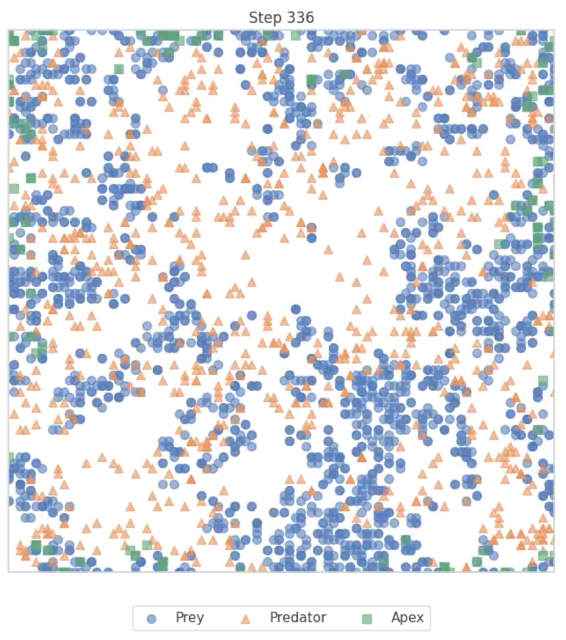
#> input picture examples/space_apex.png, 1132 x 1280 px (shown at 1/2 size)
$ python -i summary_plots.py   (imports and definitions only)
#> lines starting #> are read from the running program, lines starting #| are printed output that depends on the picture
### configs.py
import numpy as np

depth = 50
space = np.linspace(0.1, 1, depth)
space_100 = np.linspace(0, 100, depth)
space_lethality = np.linspace(0, 1, depth)


def create_space():
    x = space
    return np.array(np.meshgrid(x, x)).reshape(2, -1).T


# models configs

configs = {
    "Scenario-0": {
        "name": "Scenario-0",
        "description": "Baseline model with mesopredator and prey",
        "data_path": "output/experiments/results/scenario-0_results.csv",
        "status": "complete",
        "append": True,
        "n_models": 1,
        "populations": ["Prey", "Predator"],
        "variables": ["s_breed", "f_breed"],
        "models": ["Baseline"],
        "vars": create_space(),
        "models_config": [
            {
                "description": "lv",
                "params": {"model": "lv", "apex": 0, "super": 0},
            }
        ],
    },
    "Scenario-1": {
        "name": "Scenario-1",
        "description": "Apex predator targets mesopredator",
        "data_path": "output/experiments/results/scenario-1_results.csv",
        "status": "complete",
        "append": True,
        "n_models": 1,
        "steps": 1000,
        "populations": ["Prey", "Predator", "Apex"],
        "variables": ["s_breed", "f_breed"],
        "models": ["Apex predator"],
        "vars": create_space(),
        "models_config": [
            {
                "description": "apex",
                "params": {"model": "apex", "apex": 500, "super": 0, "a_target": 2},
            },
        ],
    },
    "Scenario-8": {
        "name": "Scenario-8",
        "description": "Apex predator targets both prey and mesopredator",
        "data_path": "output/experiments/results/scenario-8_results.csv",
        "status": "complete",
        "append": True,
        "n_models": 1,
        "populations": ["Prey", "Predator", "Apex"],
        "variables": ["s_breed", "f_breed"],
        "models": ["Apex predator"],
        "vars": create_space(),
        "models_config": [
            {
                "description": "apex",
                "params": {
                    "model": "apex",
                    "apex": 500,
                    "super": 0,
                    "a_target": "Both",
                    "f_apex_risk": True,
                },
            },
        ],
    },
    "Test-1": {
        "name": "Test-1",
        "description": "Effect of handling limit on mesopredator",
        "data_path": "output/experiments/results/test-1_results.csv",
        "status": "complete",
        "n_models": 1,
        "populations": ["Prey", "Predator"],
        "variables": ["s_max"],
        "n_params": 50,
        "models": ["LV"],
        "vars": space_100,
        "models_config": [
            {
                "params": {
                    "model": "lv",
                    "apex": 0,
                    "super": 0,
                    "predator": 500,
                    "prey": 500,
                    "params": ["s_max"],
                }
            }
        ],
        "model_prefix": "lv",
    },
    "Test-2": {
        "name": "Test-2",
        "description": "Effect of handling limit on specialist apex predator",
        "data_path": "output/experiments/results/test-2_results.csv",
        "status": "complete",
        "n_models": 1,
        "populations": ["Prey", "Predator", "Apex"],
        "variables": ["a_max"],
        "n_params": 50,
        "models": ["Apex"],
        "vars": space_100,
        "models_config": [
            {
                "params": {
                    "model": "apex",
                    "migrate": False,
                    "apex": 500,
                    "super": 0,
                    "a_target": 2,
                    "predator": 500,
                    "prey": 500,
                    "params": ["a_max"],
                }
            }
        ],
        "model_prefix": "apex",
    },
    "Test-3": {
        "name": "Test-3",
        "description": "Varying birth rates of specialist apex predator",
        "data_path": "output/experiments/results/test-3_results.csv",
        "status": "complete",
        "n_models": 1,
        "n_params": 50,
        "populations": ["Prey", "Predator", "Apex"],
        "variables": ["a_breed"],
        "models": ["Apex"],
        "vars": space,
        "models_config": [
            {
                "params": {
                    "model": "apex",
                    "migrate": False,
                    "a_target": 2,
                    "apex": 500,
                    "super": 0,
                    "predator": 500,
                    "prey": 500,
                    "params": ["a_breed"],
                }
            }
        ],
    },
    "Test-4": {
        "name": "Test-4",
        "description": "Varying lattice size and local saturation of prey for LV model",
        "data_path": "output/experiments/results/test-4_results.csv",
        "status": "complete",
        "n_models": 4,
        "n_params": 4,
        "populations": ["Prey"],
        "variables": ["f_max"],
        "models": [r"$L^{2}$ = 10", r"$L^{2}$ = 20", r"$L^{2}$ = 50", r"$L^{2}$ = 100"],
        "reps": 5,
        "steps": 500,
        "vars": None,
        "append": True,
        "models_config": [
            {
                "params": {
                    "width": l,
                    "height": l,
                    "f_max": f,
                    "model": "lv",
                    "apex": 0,
                    "super": 0,
                    "predator": 0,
                    "prey": 2000,
                    "params": ["f_max"],
                }
            }
            for l in [10, 20, 50, 100]  # noqa: E741
            for f in [1, 2, 5, 10]
        ],
    },
    "Test-5": {
        "name": "Test-5",
        "description": "Varying lethality of mesopredator",
        "data_path": "output/experiments/results/test-5_results.csv",
        "status": "complete",
        "n_models": 1,
        "steps": 1000,
        "n_params": 50,
        "reps": 5,
        "populations": ["Prey", "Predator"],
        "variables": ["s_lethality"],
        "models": ["LV"],
        "vars": space_lethality,
        "models_config": [
            {
                "params": {
                    "model": "lv",
                    "apex": 0,
                    "super": 0,
                    "predator": 500,
                    "prey": 2000,
                    "params": ["s_lethality"],
                }
            }
        ],
    },
    "Test-6": {
        "name": "Test-6",
        "description": "Specialist Apex predator lethality",
        "data_path": "output/experiments/results/test-6_results.csv",
        "status": "complete",
        "n_models": 1,
        "n_params": 20,
        "steps": 1000,
        "populations": ["Prey", "Predator", "Apex"],
        "variables": ["a_lethality"],
        "models": ["Apex"],
        "append": True,
        "vars": np.linspace(0, 1, 20),
        "models_config": [
            {
                "params": {
                    "model": "apex",
                    "migrate": False,
                    "apex": 500,
                    "a_target": 2,
                    "super": 0,
                    "predator": 500,
                    "prey": 500,
                    "params": ["a_lethality"],
                }
            }
        ],
    },
    "Test-7": {
        "name": "Test-7",
        "description": "Effect of starting density on model dynamics",
        "data_path": "output/experiments/results/test-7_results.csv",
        "status": "complete",
        "reps": 10,
        "steps": 1000,
        "n_models": 1,
        "n_params": None,
        "populations": ["Prey", "Predator", "Apex", "Super"],
        "variables": [],
        "models": None,
        "vars": None,
        "append": True,
        "models_config": [
            {
                "params": {
                    "prey": p,
                    "predator": pr,
                    "apex": a,
                    "super": s,
                    "model": "lv",
                    "migrate": False,
                }
            }
            for p in [100, 500, 1000, 2000, 5000]
            for pr in [100, 500, 1000, 2000, 5000]
            for a in [0, 100, 500, 1000, 2000]
            for s in [0, 100, 500, 1000, 2000]
        ],  # 625 combinations
    },
    "Test-8": {
        "name": "Test-8",
        "description": "Effect of handling limit on generalist apex predator",
        "data_path": "output/experiments/results/test-8_results.csv",
        "status": "complete",
        "n_models": 1,
        "populations": ["Prey", "Predator", "Apex"],
        "variables": ["a_max"],
        "n_params": 50,
        "models": ["Apex"],
        "vars": space_100,
        "models_config": [
            {
                "params": {
                    "model": "apex",
                    "a_target": "Both",
                    "f_apex_risk": True,
                    "migrate": False,
                    "s_breed": 0.3,
                    "apex": 500,
                    "super": 0,
                    "predator": 500,
                    "prey": 500,
                    "params": ["a_max"],
                }
            }
        ],
        "model_prefix": "apex",
    },
    "Test-9": {
        "name": "Test-9",
        "description": "Varying birth rates of generalist apex predator",
        "data_path": "output/experiments/results/test-9_results.csv",
        "status": "complete",
        "n_models": 1,
        "n_params": 50,
        "populations": ["Prey", "Predator", "Apex"],
        "variables": ["a_breed"],
        "models": ["Apex"],
        "vars": space,
        "models_config": [
            {
                "params": {
                    "model": "apex",
                    "a_target": "Both",
                    "f_apex_risk": True,
                    "migrate": False,
                    "s_breed": 0.3,
                    "apex": 500,
                    "super": 0,
                    "predator": 500,
                    "prey": 500,
                    "params": ["a_breed"],
                }
            }
        ],
    },
    "Test-10": {
        "name": "Test-10",
        "description": "Generalist Apex predator lethality",
        "data_path": "output/experiments/results/test-10_results.csv",
        "status": "complete",
        "n_models": 1,
        "n_params": 20,
        "steps": 1000,
        "populations": ["Prey", "Predator", "Apex"],
        "variables": ["a_lethality"],
        "models": ["Apex"],
        "append": True,
        "vars": np.linspace(0, 1, 20),
        "models_config": [
            {
                "params": {
                    "model": "apex",
                    "a_target": "Both",
                    "f_apex_risk": True,
                    "migrate": False,
                    "s_breed": 0.3,
                    "apex": 500,
                    "super": 0,
                    "predator": 500,
                    "prey": 500,
                    "params": ["a_lethality"],
                }
            }
        ],
    },
}

configs_b = {
    f"Scenario-{i + 1}": {
        "name": f"Scenario-{i + 1}",
        "description": "Varying the target and lethality of superpredators",
        "data_path": f"output/experiments/results/scenario-{i + 1}_results.csv",
        "status": "complete",
        "append": True,
        "n_models": 1,
        "populations": ["Prey", "Predator", "Super"],
        "variables": ["s_breed", "f_breed"],
        "models": [f"{lethality} -> {target}"],
        "vars": create_space(),
        "models_config": [
            {
                "params": {
                    "model": "super",
                    "super": 100,
                    "super_target": t,
                    "super_lethality": l,
                }
            }
        ],
    }
    for i, (lethality, l, target, t) in enumerate(  # noqa: E741
        (
            (lethality, l, target, t)
            for lethality, l in {"Non-lethal": 0, "Lethal": 1}.items()  # noqa: E741
            for target, t in {"Prey": "1", "Predator": "2", "Both": "Both"}.items()
        ),
        start=1,
    )
}

configs.update(configs_b)

# combined population metadata (names + colors) with backward-compatible mappings
pop_meta = {
    "Prey": {"label": "Prey", "color": "#2CF561"},
    "Predator": {"label": "Mesopredator", "color": "#2C41F5"},
    "Apex": {"label": "Apex Predator", "color": "#F5C82C"},
    "Super": {"label": "Superpredator", "color": "#F52D34"},
}

# set scenario info (label + description)
scenario_meta = {
    "Scenario-0": {"label": "0", "description": "Mesopredator consumes prey"},
    "Scenario-1": {"label": "1", "description": "Apex predator consumes mesopredator"},
    "Scenario-2": {
        "label": "6",
        "description": "Prey respond to non-lethal superpredator",
    },
    "Scenario-3": {
        "label": "7",
        "description": "Mesopredator respond to non-lethal superpredator",
    },
    "Scenario-4": {
        "label": "8",
        "description": "Both prey and mesopredator respond to non-lethal superpredator",
    },
    "Scenario-5": {"label": "3", "description": "Superpredator consumes prey"},
    "Scenario-6": {"label": "4", "description": "Superpredator consumes mesopredator"},
    "Scenario-7": {
        "label": "5",
        "description": "Superpredator consumes both prey and mesopredator",
    },
    "Scenario-8": {
        "label": "2",
        "description": "Apex predator consumes both prey and mesopredator",
    },
    "Test-1": {
        "label": "T1",
        "description": "Effect of handling limit on mesopredator",
    },
    "Test-2": {
        "label": "T2",
        "description": "Effect of handling limit on specialist apex predator",
    },
    "Test-3": {
        "label": "T3",
        "description": "Varying birth rates of specialist apex predator",
    },
    "Test-4": {
        "label": "T4",
        "description": "Varying lattice size and local saturation of prey for LV model",
    },
    "Test-5": {"label": "T5", "description": "Varying lethality of mesopredator"},
    "Test-6": {"label": "T6", "description": "Specialist Apex predator lethality"},
    "Test-7": {
        "label": "T7",
        "description": "Effect of starting density on model dynamics",
    },
    "Test-8": {
        "label": "T8",
        "description": "Effect of handling limit on generalist apex predator",
    },
    "Test-9": {
        "label": "T9",
        "description": "Varying birth rates of generalist apex predator",
    },
    "Test-10": {"label": "T10", "description": "Generalist Apex predator lethality"},
}

### functions/summary_plots.py
import polars as pl
import pandas as pd
import seaborn as sns
import numpy as np
import matplotlib.pyplot as plt
from configs import pop_meta, scenario_meta

# set style


def set_style():
    sns.set_theme(style="whitegrid", font_scale=1.3)
    plt.rcParams.update(
        {"font.size": 12, "figure.figsize": (16, 12), "figure.dpi": 300}
    )
    sns.color_palette()


# Helper functions for setting plot titles and axis labels


# [53 lines left out: functions set_plot_titles, set_plot_axis_labels, not called in this run]


# attractor plot


def plot_attractor(data, variables=["s_breed", "f_breed"]):
    set_style()

    # reduce number of rep_ids
    ids = np.array([0, 5, 10, 20, 25])
    data = data.filter(pl.col("rep_id").is_in(ids))

    s_breed = data.select(variables[0]).unique().sort(by=variables[0], descending=False)
    s_breed = s_breed.to_numpy().T.flatten()

    if variables[0] == "s_breed":
        data = data.filter(pl.col("s_breed") == s_breed[30])
        data = data.filter(pl.col("f_breed") == s_breed[20])
    else:
        s = s_breed.shape[0] // 2
        sample_space = s_breed[s]

        # filter data

        for v in variables:
            data = data.filter(pl.col(v).is_in(sample_space))

    # Remove first 400 steps

    data = data.filter(pl.col("step") > 400)

    # round s_breed and f_breed to 2 decimal places

    for v in variables:
        data = data.with_columns(
            [
                pl.col(v).round(2),
            ]
        )

    # set col_wrap if unique models are more than 2
    if data.select(pl.col("model").n_unique()).to_numpy()[0][0] > 2:
        col_wrap = 3
    elif data.select(pl.col("model").n_unique()).to_numpy()[0][0] == 2:
        col_wrap = 2
    else:
        col_wrap = 1

    # Set model names from scenario_meta

    model_mapping = {name: meta["description"] for name, meta in scenario_meta.items()}

    data = data.with_columns(pl.col("model").replace(model_mapping).alias("model"))

    plot = sns.relplot(
        data=data.select(["Predator", "Prey", "rep_id", "model", "step"]).sort(
            ["model", "rep_id", "step"]
        ),
        x="Predator",
        y="Prey",
        hue="rep_id",
        palette="Set1",
        height=7,
        aspect=1.3,
        alpha=0.5,
        col="model",
        col_wrap=col_wrap,
        legend=False,
        kind="scatter",
        marker="o",
    )

    # Set axis labels
    plot.set_axis_labels(x_var="Mesopredator", y_var="Prey")

    # set titles
    plot.set_titles(col_template=" {col_name}")

    plt.tight_layout()

    return plot


# plot phase probability


# [689 lines left out: functions plot_phase_probability, plot_bifurcation, plot_time_series, plot_max_prey, plot_power_spectrum, plot_oscillatory_time_series, not called in this run]

>>> import cv2
>>> picture = cv2.imread('../examples/space_apex.png', cv2.IMREAD_GRAYSCALE)
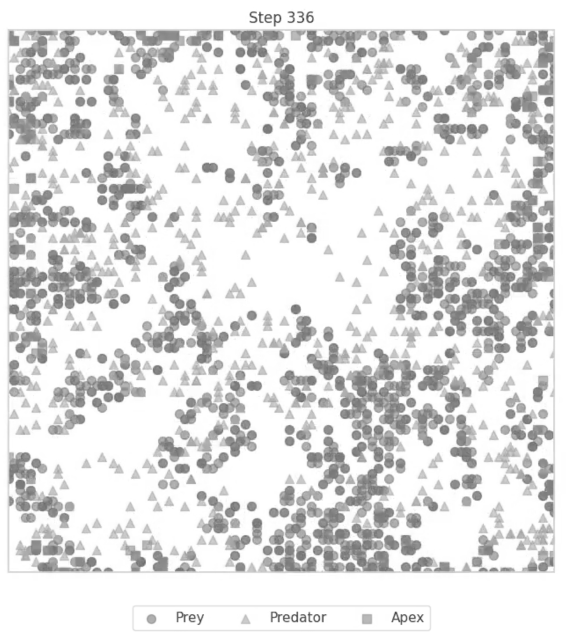
#> picture: shape (1280, 1132) (shown at 1/2 size); min 61, max 255, mean 224.6
#> (the run stopped early here; a loop or call above may not have finished)

$ run again, on examples/space_lv.png
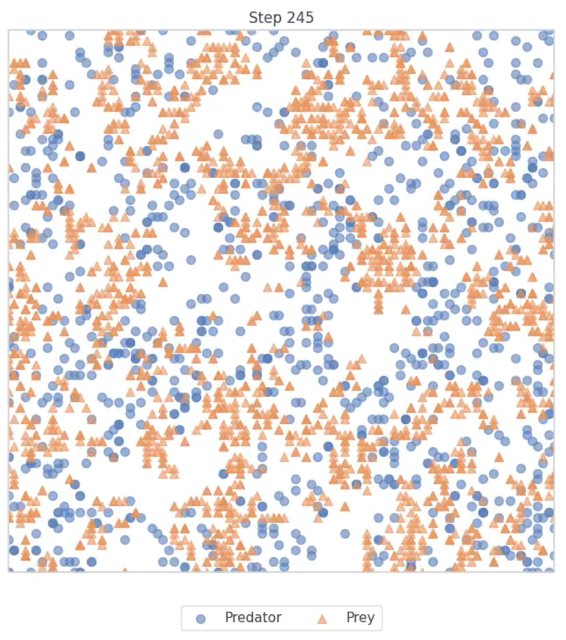
#> input picture examples/space_lv.png, 1132 x 1280 px (shown at 1/2 size)
#> `picture = cv2.imread('../examples/space_apex.png', cv2.IMREAD_GRAYSCALE)`:
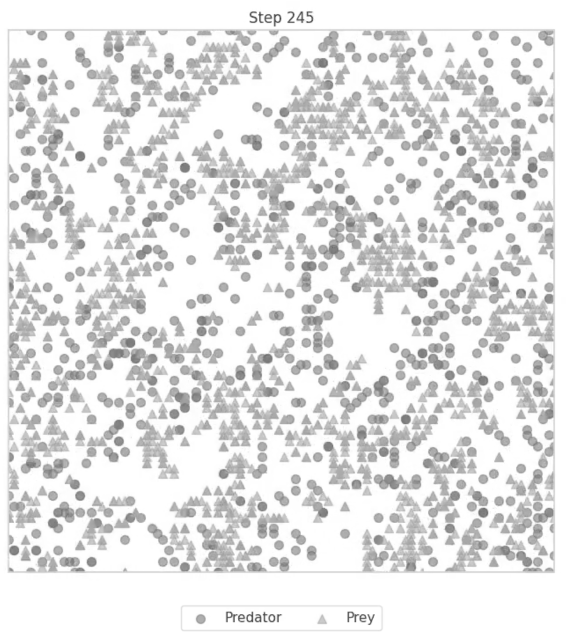
#> picture: shape (1280, 1132) (shown at 1/2 size); min 63, max 255, mean 229

$ run again, on examples/space_super.png
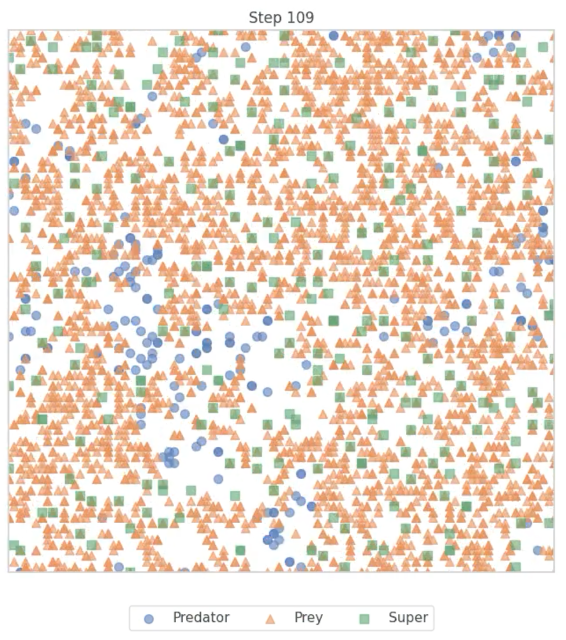
#> input picture examples/space_super.png, 1132 x 1280 px (shown at 1/2 size)
#> `picture = cv2.imread('../examples/space_apex.png', cv2.IMREAD_GRAYSCALE)`:
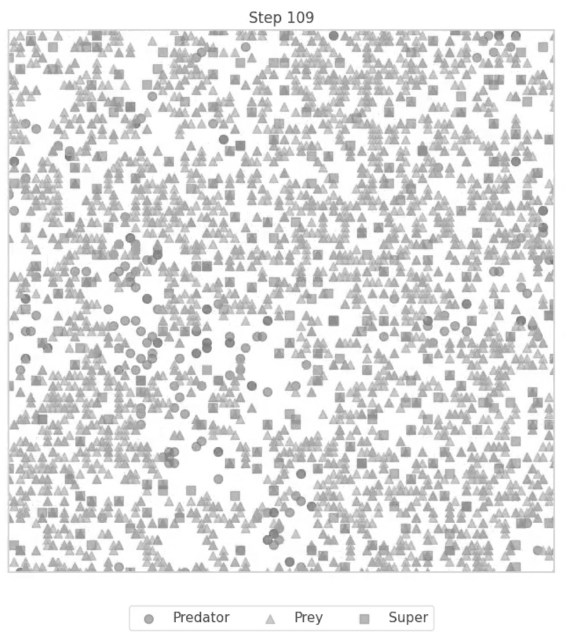
#> picture: shape (1280, 1132) (shown at 1/2 size); min 65, max 255, mean 225.6
